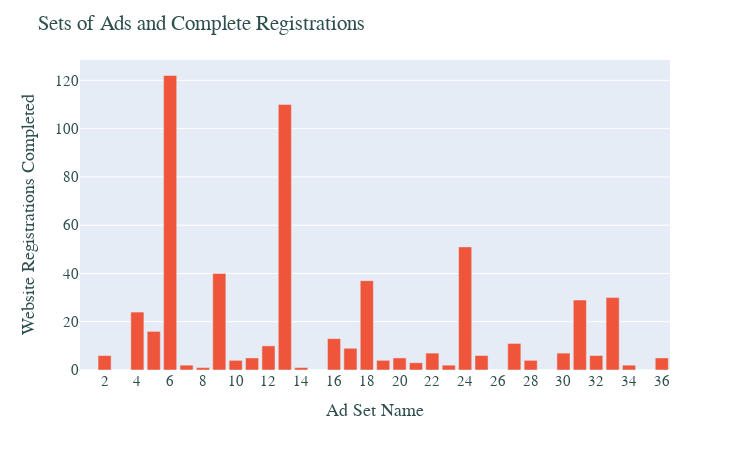

Notebook source saved alongside this figure:
### Code cell
# plt.figure(figsize=(9,5))
# sns.barplot( grouped['Ad Set Name'], grouped['Website Registrations Completed'], color='c')
# plt.title('Registrations by Sets of Ads', fontsize=16)

import plotly.express as px

fig = px.bar(grouped, x='Ad Set Name', y='Website Registrations Completed', height=450,
             width=750,  color_discrete_map={'Website Registrations Completed': 'green'})
fig.update_xaxes(nticks=36)
fig.update_layout(
    title="Sets of Ads and Complete Registrations",
    xaxis_title="Ad Set Name",
    yaxis_title="Website Registrations Completed",
    font=dict(
        family="Courier New, ",
        size=15,
        color="darkslategrey"))
fig.show()

### Figure 1 — Plotly figure (JSON) as saved in the notebook; plotly's stock layout.template omitted (floating-point values rounded to 4 significant figures)
{"data": [{"alignmentgroup": "True", "hoverlabel": {"namelength": 0}, "hovertemplate": "Ad Set Name=%{x}<br>Website Registrations Completed=%{y}", "legendgroup": "", "marker": {"color": "#EF553B"}, "name": "", "offsetgroup": "", "orientation": "v", "showlegend": false, "textposition": "auto", "type": "bar", "x": [6, 13, 24, 9, 18, 33, 31, 4, 5, 16, 27, 12, 17, 30, 22, 25, 32, 2, 11, 36, 20, 19, 10, 28, 21, 23, 7, 34, 14, 8, 35, 15, 26, 29, 3, 1], "xaxis": "x", "y": [122, 110, 51, 40, 37, 30, 29, 24, 16, 13, 11, 10, 9, 7, 7, 6, 6, 6, 5, 5, 5, 4, 4, 4, 3, 2, 2, 2, 1, 1, 0, 0, 0, 0, 0, 0], "yaxis": "y"}], "layout": {"barmode": "relative", "font": {"color": "darkslategrey", "family": "Courier New, ", "size": 15}, "height": 450, "legend": {"tracegroupgap": 0}, "margin": {"t": 60}, "title": {"text": "Sets of Ads and Complete Registrations"}, "width": 750, "xaxis": {"anchor": "y", "domain": [0, 1], "nticks": 36, "title": {"text": "Ad Set Name"}}, "yaxis": {"anchor": "x", "domain": [0, 1], "title": {"text": "Website Registrations Completed"}}}}
